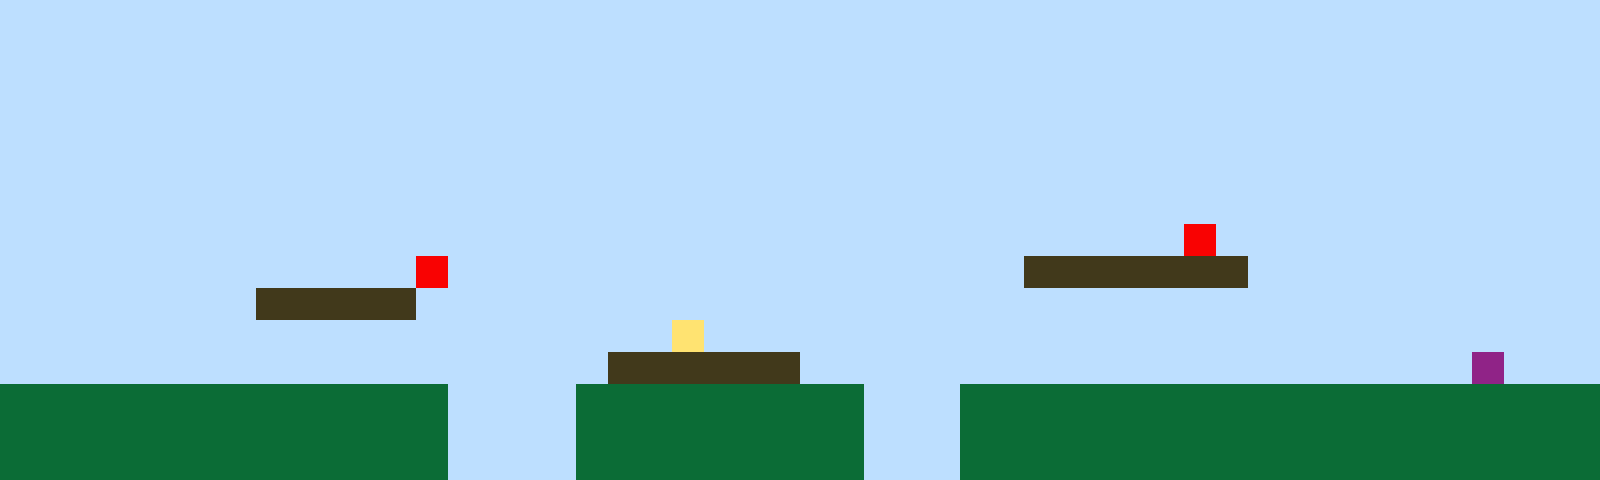

This is a level from a 2D game, rendered from its Tiled map with the project's own tilesets. A one-line summary and the complete map file follow:
An orthogonal 50x15 tile map with 32x32 px tiles, 1 tile layer (Tile Layer 1).

<map version="1.10" tiledversion="1.11.2" orientation="orthogonal" renderorder="right-up" width="50" height="15" tilewidth="32" tileheight="32" infinite="0" nextlayerid="2" nextobjectid="1"><editorsettings><export target="map1.csv" format="csv" /></editorsettings><tileset firstgid="1" name="sprites" tilewidth="32" tileheight="32" tilecount="6" columns="3"><image source="sprites.png" width="96" height="64" /></tileset><layer id="1" name="Tile Layer 1" width="50" height="15"><data encoding="csv">1,1,1,1,1,1,1,1,1,1,1,1,1,1,1,1,1,1,1,1,1,1,1,1,1,1,1,1,1,1,1,1,1,1,1,1,1,1,1,1,1,1,1,1,1,1,1,1,1,1,1,1,1,1,1,1,1,1,1,1,1,1,1,1,1,1,1,1,1,1,1,1,1,1,1,1,1,1,1,1,1,1,1,1,1,1,1,1,1,1,1,1,1,1,1,1,1,1,1,1,1,1,1,1,1,1,1,1,1,1,1,1,1,1,1,1,1,1,1,1,1,1,1,1,1,1,1,1,1,1,1,1,1,1,1,1,1,1,1,1,1,1,1,1,1,1,1,1,1,1,1,1,1,1,1,1,1,1,1,1,1,1,1,1,1,1,1,1,1,1,1,1,1,1,1,1,1,1,1,1,1,1,1,1,1,1,1,1,1,1,1,1,1,1,1,1,1,1,1,1,1,1,1,1,1,1,1,1,1,1,1,1,1,1,1,1,1,1,1,1,1,1,1,1,1,1,1,1,1,1,1,1,1,1,1,1,1,1,1,1,1,1,1,1,1,1,1,1,1,1,1,1,1,1,1,1,1,1,1,1,1,1,1,1,1,1,1,1,1,1,1,1,1,1,1,1,1,1,1,1,1,1,1,1,1,1,1,1,1,1,1,1,1,1,1,1,1,1,1,1,1,1,1,1,1,1,1,1,1,1,1,1,1,1,1,1,1,1,1,1,1,1,1,1,1,1,1,1,1,1,1,1,1,1,1,1,1,1,1,1,1,1,1,1,1,1,1,1,1,1,1,1,1,1,1,1,1,1,1,1,1,1,1,1,1,1,1,1,1,1,1,1,1,1,1,1,1,1,1,1,1,1,1,1,1,1,1,5,1,1,1,1,1,1,1,1,1,1,1,1,1,1,1,1,1,1,1,1,1,1,1,1,1,5,1,1,1,1,1,1,1,1,1,1,1,1,1,1,1,1,1,1,3,3,3,3,3,3,3,1,1,1,1,1,1,1,1,1,1,1,1,1,1,1,1,1,1,1,3,3,3,3,3,1,1,1,1,1,1,1,1,1,1,1,1,1,1,1,1,1,1,1,1,1,1,1,1,1,1,1,1,1,1,1,1,1,1,1,1,1,1,1,1,1,1,1,1,1,1,1,1,1,1,1,1,1,1,1,1,1,1,4,1,1,1,1,1,1,1,1,1,1,1,1,1,1,1,1,1,1,1,1,1,1,1,1,1,1,1,1,1,1,1,1,1,1,1,1,1,1,1,1,1,1,1,1,1,1,1,3,3,3,3,3,3,1,1,1,1,1,1,1,1,1,1,1,1,1,1,1,1,1,1,1,1,1,6,1,1,1,2,2,2,2,2,2,2,2,2,2,2,2,2,2,1,1,1,1,2,2,2,2,2,2,2,2,2,1,1,1,2,2,2,2,2,2,2,2,2,2,2,2,2,2,2,2,2,2,2,2,2,2,2,2,2,2,2,2,2,2,2,2,2,2,1,1,1,1,2,2,2,2,2,2,2,2,2,1,1,1,2,2,2,2,2,2,2,2,2,2,2,2,2,2,2,2,2,2,2,2,2,2,2,2,2,2,2,2,2,2,2,2,2,2,1,1,1,1,2,2,2,2,2,2,2,2,2,1,1,1,2,2,2,2,2,2,2,2,2,2,2,2,2,2,2,2,2,2,2,2</data></layer></map>
